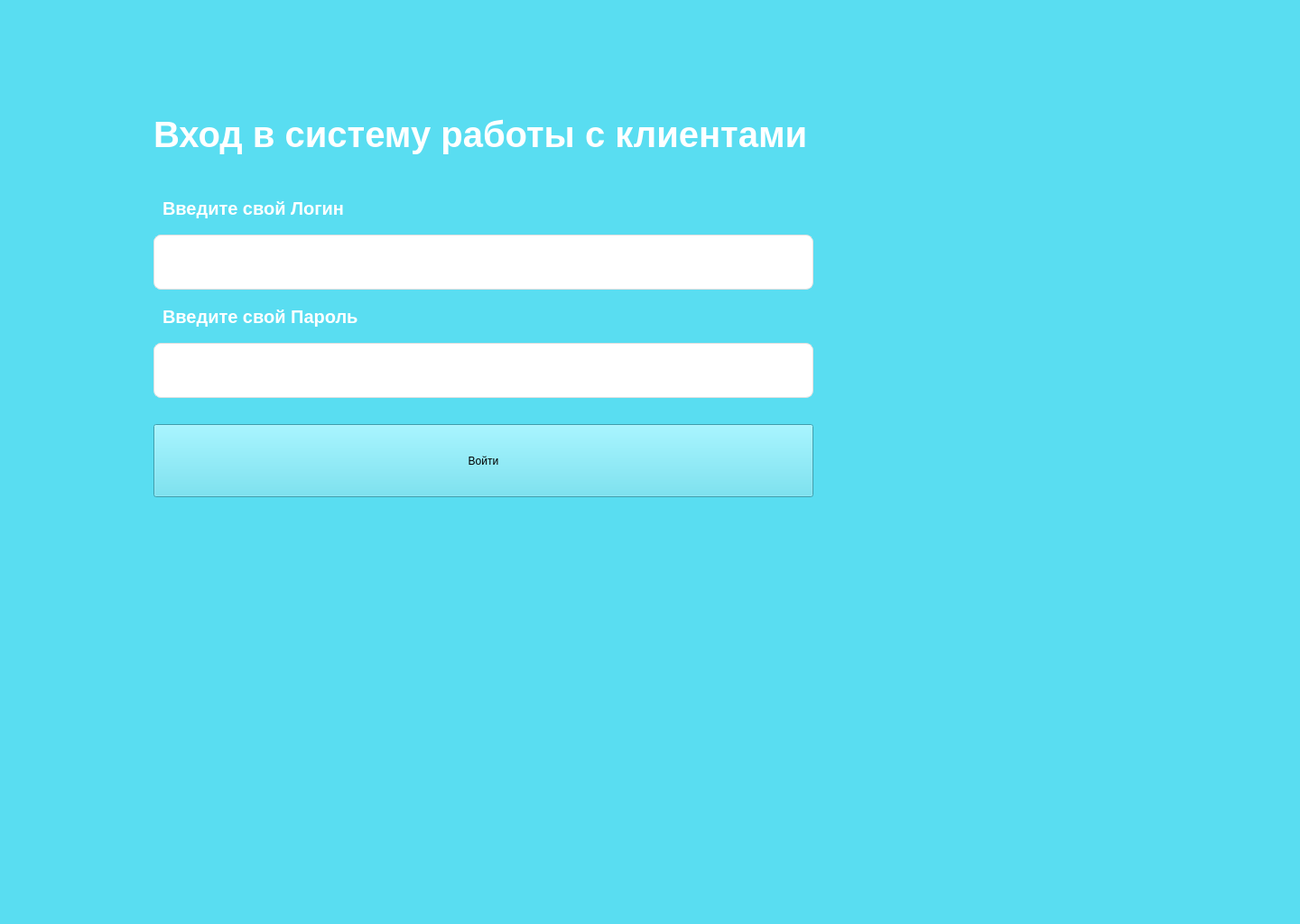
<?xml version="1.0" encoding="UTF-8"?>
<ui version="4.0">
 <class>MainWindow</class>
 <widget class="QMainWindow" name="MainWindow">
  <property name="geometry">
   <rect>
    <x>0</x>
    <y>0</y>
    <width>1440</width>
    <height>1024</height>
   </rect>
  </property>
  <property name="windowTitle">
   <string>Вход в систему</string>
  </property>
  <property name="styleSheet">
   <string notr="true">background-color: rgb(89, 221, 241);</string>
  </property>
  <widget class="QWidget" name="centralwidget">
   <widget class="QLabel" name="label">
    <property name="geometry">
     <rect>
      <x>170</x>
      <y>120</y>
      <width>731</width>
      <height>58</height>
     </rect>
    </property>
    <property name="font">
     <font>
      <family>Liberation Sans</family>
      <pointsize>30</pointsize>
      <weight>75</weight>
      <bold>true</bold>
     </font>
    </property>
    <property name="styleSheet">
     <string notr="true">color: rgb(255, 255, 255);</string>
    </property>
    <property name="text">
     <string>Вход в систему работы с клиентами</string>
    </property>
   </widget>
   <widget class="QLabel" name="label_2">
    <property name="geometry">
     <rect>
      <x>260</x>
      <y>250</y>
      <width>58</width>
      <height>18</height>
     </rect>
    </property>
    <property name="text">
     <string/>
    </property>
   </widget>
   <widget class="QLineEdit" name="lineEdit">
    <property name="geometry">
     <rect>
      <x>170</x>
      <y>260</y>
      <width>731</width>
      <height>61</height>
     </rect>
    </property>
    <property name="styleSheet">
     <string notr="true"> padding: 12px;
 border: 1px solid #e0e0e0;
border-radius: 8px;
background-color: white;
font-size: 14px;
selection-background-color: #3498db</string>
    </property>
    <property name="text">
     <string/>
    </property>
   </widget>
   <widget class="QLabel" name="label_3">
    <property name="geometry">
     <rect>
      <x>180</x>
      <y>210</y>
      <width>201</width>
      <height>41</height>
     </rect>
    </property>
    <property name="font">
     <font>
      <family>Liberation Sans</family>
      <pointsize>15</pointsize>
      <weight>75</weight>
      <bold>true</bold>
     </font>
    </property>
    <property name="styleSheet">
     <string notr="true">color: rgb(255, 255, 255);</string>
    </property>
    <property name="text">
     <string>Введите свой Логин</string>
    </property>
   </widget>
   <widget class="QLabel" name="label_4">
    <property name="geometry">
     <rect>
      <x>180</x>
      <y>330</y>
      <width>221</width>
      <height>41</height>
     </rect>
    </property>
    <property name="font">
     <font>
      <family>Liberation Sans</family>
      <pointsize>15</pointsize>
      <weight>75</weight>
      <bold>true</bold>
     </font>
    </property>
    <property name="styleSheet">
     <string notr="true">color: rgb(255, 255, 255);</string>
    </property>
    <property name="text">
     <string>Введите свой Пароль</string>
    </property>
   </widget>
   <widget class="QLineEdit" name="lineEdit_2">
    <property name="geometry">
     <rect>
      <x>170</x>
      <y>380</y>
      <width>731</width>
      <height>61</height>
     </rect>
    </property>
    <property name="styleSheet">
     <string notr="true"> padding: 12px;
 border: 1px solid #e0e0e0;
border-radius: 8px;
background-color: white;
font-size: 14px;
selection-background-color: #3498db</string>
    </property>
    <property name="text">
     <string/>
    </property>
   </widget>
   <widget class="QPushButton" name="pushButton">
    <property name="geometry">
     <rect>
      <x>170</x>
      <y>470</y>
      <width>731</width>
      <height>81</height>
     </rect>
    </property>
    <property name="text">
     <string>Войти</string>
    </property>
   </widget>
  </widget>
  <widget class="QMenuBar" name="menubar">
   <property name="geometry">
    <rect>
     <x>0</x>
     <y>0</y>
     <width>1440</width>
     <height>23</height>
    </rect>
   </property>
  </widget>
  <widget class="QStatusBar" name="statusbar"/>
 </widget>
 <resources/>
 <connections/>
</ui>
